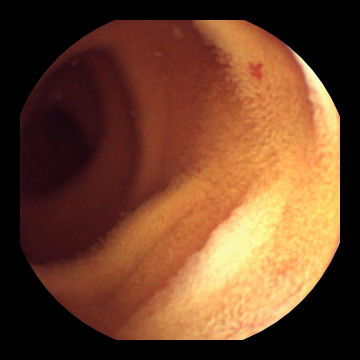
%> input picture angioectasia-P0-2.png, 360 x 360 px
$ octave main.m   (GNU Octave 9; MATLAB toolbox functions it lacks are replaced by stand-ins)
%> lines starting %> are read from the running program, lines starting %| are printed output that depends on the picture
### gradientprofile_x.m
function [p, d, g, idx, fx] = gradientprofile_x(x_in, m0,band)

% Compute edge map
x_in = x_in(:,:,band);

x_in = double (x_in);
fx = gradient(x_in); % edge map
f = abs(fx);
fn = (f-min(f,[],'all'))./(max(f,[],'all')-min(f,[],'all')); %normalized edge map between 0 and 1

% Gradient Profile structure
[a, ~] = size(fn);
p_int = cell(a,m0);
[p, d, g, idx] = buildprofile(fn,p_int);

### buildprofile.m
function [p, d, g, idx] = buildprofile(fn,p_int)
% assigning intial profiles: dividing the gradients into a cell with different length

p = p_int;
[a, b] = size(p);
d = zeros(a,b);
g = zeros(a,b);
idx = zeros(a,2);
for i = 1:a
    [~, m] = findpeaks(-1.*fn(i,:));
    [h, n] = findpeaks(fn(i,:));
    k = length(m);
    if k>0
            for z = 1:k-1
                p{i,z+1} = fn(i,m(z):m(z+1));
                d(i,z+1) = n(z+1);
                g(i,z+1) = h(z+1);
            end
            temp = find(fn(i,:));
            p{i,1} = fn(i,temp(1)-1:m(1));
            d(i,1) = n(1);
            g(i,1) = h(1);
            p{i,k+1} = fn(i,m(k):temp(end)+1);
            d(i,k+1) = n(k+1);
            g(i,k+1) = h(k+1);
            idx(i,1) = temp(1)-1;
            idx(i,2) = temp(end)+1;
    else
    end
end

### GPS_x.m
function uH_x = GPS_x(U,L,m0,N,band)

% Gradient Profile structure
[pu, ~, ~, idx, fx] = gradientprofile_x(U, m0, band);
[pl, ~, ~, ~, ~] = gradientprofile_x(L, m0, band);

% Gradient Profile Description of Models and GPS Metric
[PT0_U, PG0_U] = estimateGPS(pu,N);
[PT0_L, PG0_L] = estimateGPS(pl,N);
% Parameter Estimation of GPS Transformation Relationship
alpha = estimateAlpha(PG0_U,PT0_U,PG0_L,PT0_L);
% Gradient Profile Transformation
ph = transformGPS(pu,N,alpha);

% modify
[a, b,~] = size(U);
uH_x = modify2(ph,fx,idx,a,b,m0);

### main.m
clc;clear;close all
% This code read a single image, produce a low-resolution image and improve
% the image resolution by gradient profile sharpness (GPS) and image
% reconstruction algorithm.
%
% Reference paper: Q. Yan, Y. Xu, X. Yang and T. Q. Nguyen, "Single Image
% Superresolution Based on Gradient Profile Sharpness," in IEEE Transactions
% on Image Processing, vol. 24, no. 10, pp. 3187-3202, Oct. 2015,
% doi: 10.1109/TIP.2015.2414877.
%
% Written by: Hesam Shokouh Alaei
%
%
H = imread ('angioectasia-P0-2.png');  %read high-resolution image
%> H is the input picture: size 360x360x3 uint8; mean R, G, B 109.1, 66.8, 41.4
factor = 4;  %up/down scaling ratios
L = imresize(H,1/factor);   %Down-Sampling to produce low-resolution image
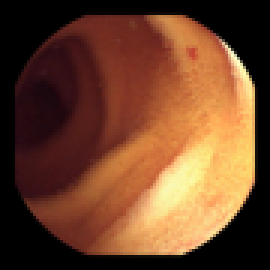
%> L: size 90x90x3 uint8 (shown 3 times larger); mean R, G, B 109.2, 66.9, 41.4
U = imresize(L,factor);   %Up-Sampling to produce upscaled-resoultion image
%> the run ends on the next line
N = 14;  % only the gradient profiles with more than N profile points are
...described by the mixed gaussian model
m0 = 100;
for band = 1:3
f_x = GPS_x(U,L,m0,N,band);  % transformed gradients in x direction
